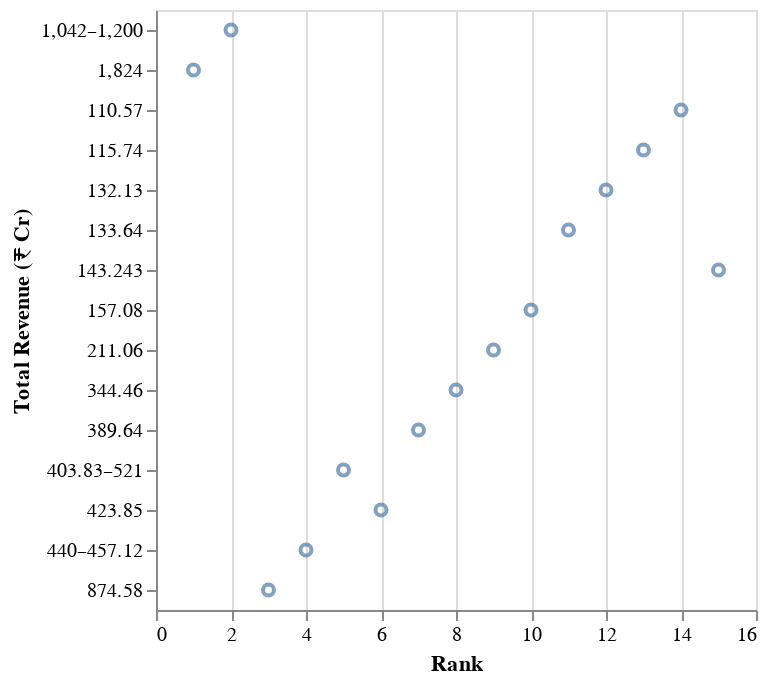

Write notebook code for a chart like this one.
### Code cell
alt.Chart(mov).mark_point().encode(
    x='Rank',
    y='Total Revenue (₹ Cr)'
)

### Figure 1 — Vega-Lite specification as saved in the notebook (floating-point values rounded to 4 significant figures)
{"config": {"view": {"continuousWidth": 300, "continuousHeight": 300}}, "data": {"name": "data-b1bba0916af879e99c4082e1b2ddb9a2"}, "mark": {"type": "point"}, "encoding": {"x": {"field": "Rank", "type": "quantitative"}, "y": {"field": "Total Revenue (₹ Cr)", "type": "nominal"}}, "$schema": "https://vega.github.io/schema/vega-lite/v5.20.1.json", "datasets": {"data-b1bba0916af879e99c4082e1b2ddb9a2": [{"Rank": 1, "Movie Title": "Pushpa 2: The Rule", "Language": "Telugu", "Domestic Revenue (₹ Cr)": "1,200", "International Revenue (₹ Cr)": 624, "Total Revenue (₹ Cr)": "1,824", "Genre": "Action, Thriller", "Director": "Sukumar", "Release Date": "15-Aug-24", "Budget (₹ Cr)": 400, "Main Cast": "Allu Arjun, Rashmika Mandanna", "Runtime": "170 min", "Music Composer": "Devi Sri Prasad"}, {"Rank": 2, "Movie Title": "Kalki 2898 AD", "Language": "Telugu", "Domestic Revenue (₹ Cr)": "680", "International Revenue (₹ Cr)": 362, "Total Revenue (₹ Cr)": "1,042–1,200", "Genre": "Sci-Fi, Fantasy", "Director": "Nag Ashwin", "Release Date": "12-Jan-24", "Budget (₹ Cr)": 600, "Main Cast": "Prabhas, Deepika Padukone, Amitabh Bachchan", "Runtime": "180 min", "Music Composer": "M. M. Keeravani"}, {"Rank": 3, "Movie Title": "Stree 2", "Language": "Hindi", "Domestic Revenue (₹ Cr)": "550", "International Revenue (₹ Cr)": 324, "Total Revenue (₹ Cr)": "874.58", "Genre": "Horror, Comedy", "Director": "Amar Kaushik", "Release Date": "31-Oct-24", "Budget (₹ Cr)": 80, "Main Cast": "Rajkummar Rao, Shraddha Kapoor", "Runtime": "145 min", "Music Composer": "Sachin-Jigar"}, {"Rank": 4, "Movie Title": "The Greatest of All Time", "Language": "Tamil", "Domestic Revenue (₹ Cr)": "240", "International Revenue (₹ Cr)": 200, "Total Revenue (₹ Cr)": "440–457.12", "Genre": "Drama, Biography", "Director": "Sudha Kongara", "Release Date": "17-Nov-24", "Budget (₹ Cr)": 100, "Main Cast": "Vijay Sethupathi, Keerthy Suresh", "Runtime": "160 min", "Music Composer": "A.R. Rahman"}, {"Rank": 5, "Movie Title": "Devara: Part 1", "Language": "Telugu", "Domestic Revenue (₹ Cr)": "315", "International Revenue (₹ Cr)": 88, "Total Revenue (₹ Cr)": "403.83–521", "Genre": "Action, Drama", "Director": "Koratala Siva", "Release Date": "25-Dec-24", "Budget (₹ Cr)": 250, "Main Cast": "Jr NTR, Saif Ali Khan", "Runtime": "165 min", "Music Composer": "Anirudh Ravichander"}, {"Rank": 6, "Movie Title": "Bhool Bhulaiyaa 3", "Language": "Hindi", "Domestic Revenue (₹ Cr)": "358", "International Revenue (₹ Cr)": 65, "Total Revenue (₹ Cr)": "423.85", "Genre": "Horror, Comedy", "Director": "Anees Bazmee", "Release Date": "14-Mar-24", "Budget (₹ Cr)": 150, "Main Cast": "Kartik Aaryan, Kiara Advani", "Runtime": "155 min", "Music Composer": "Pritam"}, {"Rank": 7, "Movie Title": "Singham Again", "Language": "Hindi", "Domestic Revenue (₹ Cr)": "310", "International Revenue (₹ Cr)": 79, "Total Revenue (₹ Cr)": "389.64", "Genre": "Action, Crime", "Director": "Rohit Shetty", "Release Date": "15-Aug-24", "Budget (₹ Cr)": 200, "Main Cast": "Ajay Devgn, Kareena Kapoor", "Runtime": "145 min", "Music Composer": "Devi Sri Prasad"}, {"Rank": 8, "Movie Title": "Fighter", "Language": "Hindi", "Domestic Revenue (₹ Cr)": "270", "International Revenue (₹ Cr)": 74, "Total Revenue (₹ Cr)": "344.46", "Genre": "Action, Drama", "Director": "Siddharth Anand", "Release Date": "26-Jan-24", "Budget (₹ Cr)": 250, "Main Cast": "Hrithik Roshan, Deepika Padukone", "Runtime": "160 min", "Music Composer": "Lijo George, DJ Chetas"}, {"Rank": 9, "Movie Title": "Shaitaan", "Language": "Hindi", "Domestic Revenue (₹ Cr)": "160", "International Revenue (₹ Cr)": 51, "Total Revenue (₹ Cr)": "211.06", "Genre": "Thriller", "Director": "Bejoy Nambiar", "Release Date": "08-Nov-24", "Budget (₹ Cr)": 60, "Main Cast": "Farhan Akhtar, Kriti Kharbanda", "Runtime": "135 min", "Music Composer": "Shankar Ehsaan Loy"}, {"Rank": 10, "Movie Title": "Crew", "Language": "Hindi", "Domestic Revenue (₹ Cr)": "123", "International Revenue (₹ Cr)": 34, "Total Revenue (₹ Cr)": "157.08", "Genre": "Comedy, Drama", "Director": "Rajesh Krishnan", "Release Date": "05-Apr-24", "Budget (₹ Cr)": 50, "Main Cast": "Karisma Kapoor, Anil Kapoor", "Runtime": "140 min", "Music Composer": "Vishal-Shekhar"}, {"Rank": 11, "Movie Title": "Teri Baaton Mein Aisa Uljha Jiya", "Language": "Hindi", "Domestic Revenue (₹ Cr)": "120", "International Revenue (₹ Cr)": 13, "Total Revenue (₹ Cr)": "133.64", "Genre": "Romantic, Drama", "Director": "Laxman Utekar", "Release Date": "20-Sep-24", "Budget (₹ Cr)": 40, "Main Cast": "Vicky Kaushal, Katrina Kaif", "Runtime": "150 min", "Music Composer": "A.R. Rahman"}, {"Rank": 12, "Movie Title": "Munjya", "Language": "Hindi", "Domestic Revenue (₹ Cr)": "115", "International Revenue (₹ Cr)": 17, "Total Revenue (₹ Cr)": "132.13", "Genre": "Drama", "Director": "Nitesh Tiwari", "Release Date": "22-Nov-24", "Budget (₹ Cr)": 50, "Main Cast": "Pankaj Tripathi, Shubham Pandey", "Runtime": "130 min", "Music Composer": "Amit Trivedi"}, {"Rank": 13, "Movie Title": "Bad Newz", "Language": "Hindi", "Domestic Revenue (₹ Cr)": "92", "International Revenue (₹ Cr)": 23, "Total Revenue (₹ Cr)": "115.74", "Genre": "Thriller", "Director": "Vikramaditya Motwane", "Release Date": "12-Jul-24", "Budget (₹ Cr)": 70, "Main Cast": "Ayushmann Khurrana, Tabu", "Runtime": "160 min", "Music Composer": "Ankit Tiwari"}, {"Rank": 14, "Movie Title": "Article 370", "Language": "Hindi", "Domestic Revenue (₹ Cr)": "85", "International Revenue (₹ Cr)": 25, "Total Revenue (₹ Cr)": "110.57", "Genre": "Drama, Politics", "Director": "Anubhav Sinha", "Release Date": "26-Jan-24", "Budget (₹ Cr)": 90, "Main Cast": "Manoj Bajpayee, Richa Chadha", "Runtime": "155 min", "Music Composer": "Amit Trivedi"}, {"Rank": 15, "Movie Title": "Vettaiyan", "Language": "Tamil", "Domestic Revenue (₹ Cr)": "123", "International Revenue (₹ Cr)": 20, "Total Revenue (₹ Cr)": "143.243", "Genre": "Action, Drama", "Director": "Lokesh Kanagaraj", "Release Date": "18-Oct-24", "Budget (₹ Cr)": 150, "Main Cast": "Vijay, Samantha Ruth Prabhu", "Runtime": "165 min", "Music Composer": "Anirudh Ravichander"}]}}
